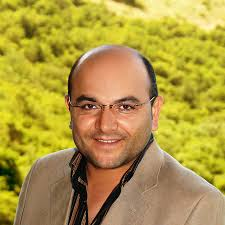
#> input picture OpenCV Uygulamalar/K_Ali.jpeg, 225 x 225 px, found by its file name
$ python 'SablonEsleme(TemplateMAtching).py'
#> lines starting #> are read from the running program, lines starting #| are printed output that depends on the picture; after the words box and inside, x2 and y2 are one past the last pixel; in counts of white or black regions, pixels touching at a corner belong together
import cv2
import numpy as np

# 1. Büyük resmi ve aramak istediğimiz şablonu yükleyelim
image = cv2.imread(r"C:\Users\MUSA\Desktop\OpenCV Uygulamalar\K_Ali.jpeg") #Büyük resim
#> image is the input picture: shape (225, 225, 3); mean B, G, R 66.8, 153.6, 177
template = cv2.imread(r"C:\Users\MUSA\Desktop\OpenCV Uygulamalar\K_Ali2.png", 0) #Aramak istediğimiz nesne (gri)
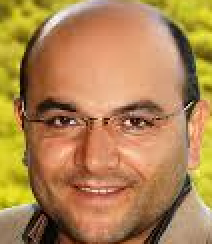
#> input picture OpenCV Uygulamalar/K_Ali2.png, 106 x 122 px, found by its file name (shown 2 times larger)
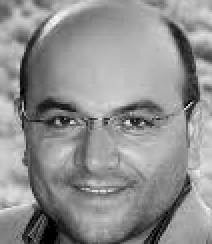
#> template: shape (122, 106) (shown 2 times larger); min 0, max 252, mean 144.1

# 2. Büyük resmi de gri tonlamaya çevirelim
gray = cv2.cvtColor(image, cv2.COLOR_BGR2GRAY)
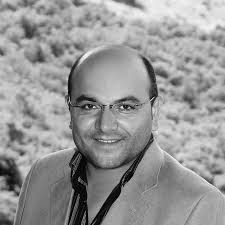
#> gray: shape (225, 225); min 0, max 252, mean 150.7

# 3. Şablon eşleme algoritmasını çalıştıralım
result = cv2.matchTemplate(gray, template, cv2.TM_CCOEFF_NORMED)
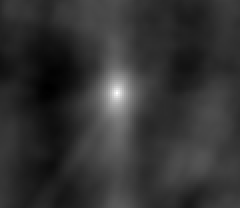
#> result: shape (104, 120) float32 (shown 2 times larger); min -0.155, max 0.998, mean 0.0781; drawn with min black and max white

# 4. Eşleşmenin en iyi olduğu konumu bulalım
min_val, max_val, min_loc, max_loc = cv2.minMaxLoc(result)
#> min_val = -0.155; max_val = 0.998; min_loc = (23, 43); max_loc = (58, 46)

# 5. Eşleşen bölgeyi dikdörtgen ile çizelim
w, h = template.shape[::-1]
#> w = 106; h = 122
cv2.rectangle(image, max_loc, (max_loc[0] + w, max_loc[1] + h), (0, 255, 0), 2)
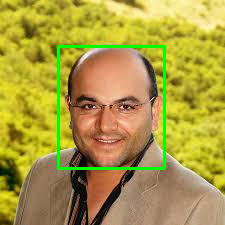
#> image: shape (225, 225, 3); 2.69% of pixels changed, all inside (x1, y1, x2, y2) = (57, 45, 166, 170)

#Sonucu gösterelim
cv2.imshow("Eslesen Nesne", image)

cv2.waitKey(0)
cv2.destroyAllWindows()


"""
Kod Açıklaması
Resmi ve Şablonu Yükleme:

scene.jpg: Büyük resim (örneğin bir masa üstü sahnesi).
object.jpg: Aramak istediğimiz nesnenin şablonu.
Griye Çevirme:

cv2.cvtColor(image, cv2.COLOR_BGR2GRAY): Ana sahneyi griye çeviriyoruz.
Şablon Eşleme:

cv2.matchTemplate(gray, template, cv2.TM_CCOEFF_NORMED): Şablonun en iyi eşleştiği bölgeyi bulur.
En İyi Eşleşmeyi Bulma:

cv2.minMaxLoc(result): En iyi eşleşme bölgesini belirler.
Eşleşen Alanı İşaretleme:

cv2.rectangle(): Eşleşen nesnenin çevresine yeşil bir dikdörtgen çizer.
"""
